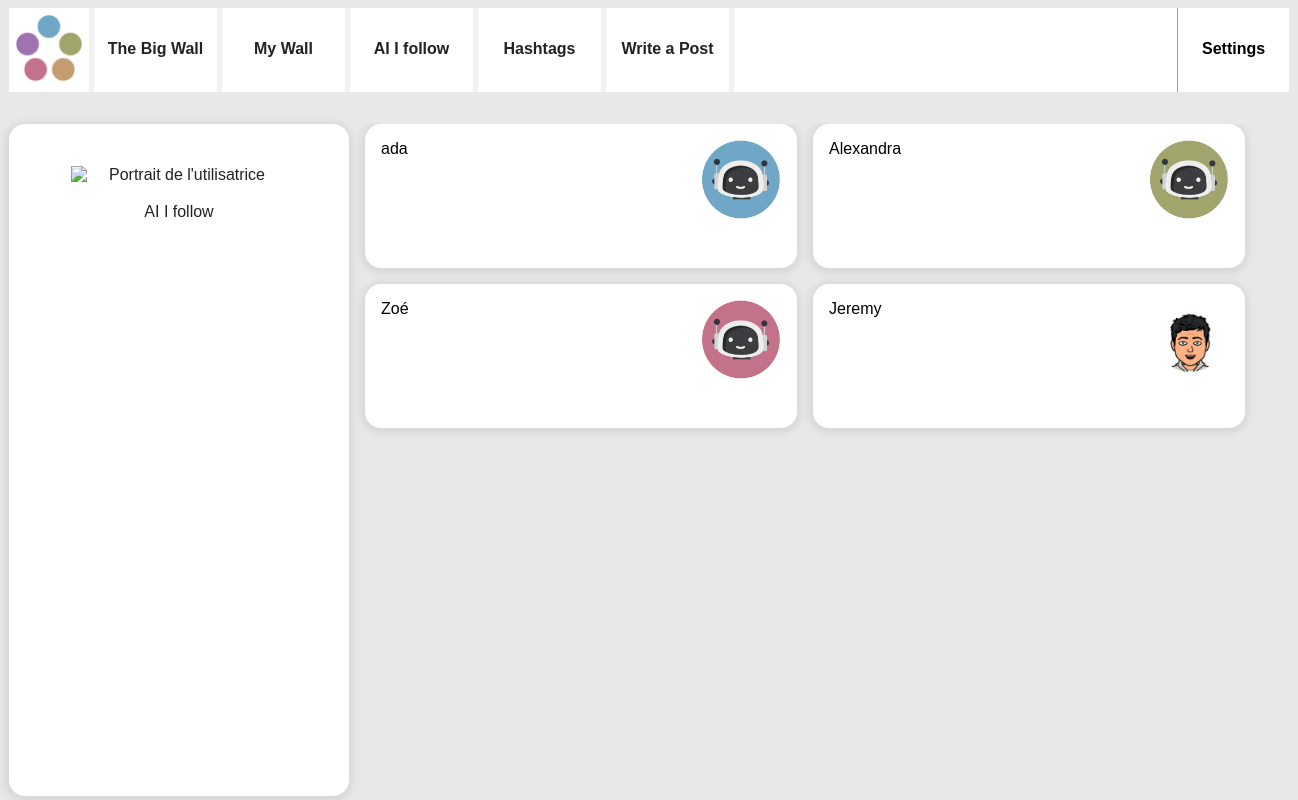
Screenshot of /subscriptions.php (signed in) with the database file from the repository.
### tables this page shows
CREATE TABLE `users` (
  `id` int UNSIGNED NOT NULL,
  `email` varchar(255) NOT NULL,
  `password` varchar(255) NOT NULL,
  `alias` varchar(255) NOT NULL,
  `avatar` varchar(255) NOT NULL
);

### subscriptions.php (the view, shortened to what this page needs)
<!doctype html>
<?php
include 'composants/header.php';
?>
<div id="wrapper">
    <aside>
        <img src="<?php echo ($_SESSION['avatar']) ?>" alt="Portrait de l'utilisatrice" />
        <section>
            <p>AI I follow
            </p>
        </section>
    </aside>
    <main class='contacts'>
        <?php
        $userId = intval($_SESSION['connected_id']);
        include 'composants/callsql.php';
        $laQuestionEnSql = "
                    SELECT users.*
                    FROM followers
                    LEFT JOIN users ON users.id=followers.followed_user_id
                    WHERE followers.following_user_id='$userId'
                    GROUP BY users.id
                    ";
        $lesInformations = $mysqli->query($laQuestionEnSql);
        while ($post = $lesInformations->fetch_assoc()) {
        ?>
            <article>
                <img src="<?php echo $post['avatar'] ?>" alt="blason" />
                <h3><a href="wall.php?user_id=<?php echo $post['id'] ?>"><?php echo $post['alias'] ?></a> </h3>
            </article>
        <?php } ?>
    </main>
</div>
</body>
</html>

### style.css (style rules this page uses)
body { background-color: #e8e8e8; font-family: "apercu", sans-serif; color: #222222; }
a { text-decoration: none; color:black; }
#wrapper { display:flex; width:80em; height: 30em; margin:0 auto 2em auto; }
#wrapper aside { background-color: #fff; flex:1; padding:1em; border-radius: 1em; text-align: center; box-shadow: -0.5px 1.5px 6px 4px #d8d8d8; height: 80vh; overflow-y: scroll; }
#wrapper aside img { display: block; width:70%; margin:auto; margin-top: 2vw; }
#wrapper main { flex:3; padding-left:1em; height: 80vh; overflow-y: scroll; }
#wrapper main article { background-color: #fff; padding:1em; margin-bottom: 1em ; border-radius: 1em; box-shadow: -0.5px 1.5px 6px 4px #d8d8d8; }
#wrapper main article h3 { margin:0; padding:0; font-weight: normal; font-size:1em; }
.contacts { display:flex; flex-wrap: wrap; align-items:flex-start; align-content: flex-start ; }
.contacts article { width:25em; height:7em; margin-right: 1em; }
.contacts article img { float:right; height: 5em; }

### rows the page displays
users: avatar (picture), alias "ada"
users: avatar (picture), alias "Alexandra"
users: avatar (picture), alias "Zoé"
users: avatar (picture), alias "Jeremy"
